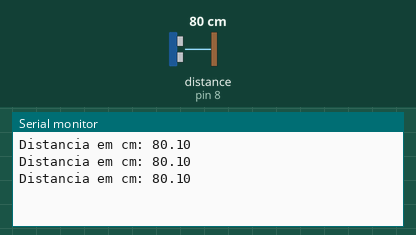
A sketch run on a simulated Arduino Uno, built with avr-gcc and run on an emulated ATmega328P. On the bench: the last lines printed to the serial monitor. Wiring (inferred from the names in the program): ultrasonic range finder: trigger pin 9; echo pin 8. The test bench sets the inputs (shaded band); at power-on: distance to the obstacle (sensor on pin 8) 80 cm. The echo pulse lasts 58.3 µs per cm.

Above: at 1.3 s.
1.4 s: distance to the obstacle (sensor on pin 8) set to 2 cm
At 1.9 s:
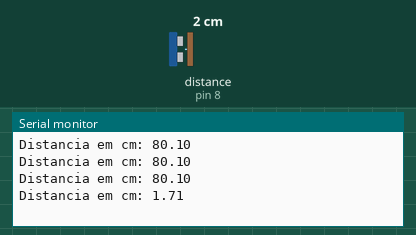
2.9 s: distance to the obstacle (sensor on pin 8) set to 4 cm
At 3.4 s:
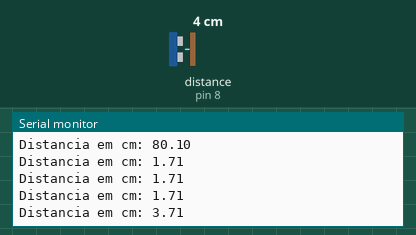
Timing chart, 0 to 5.9 s (numbered marks = the images above; inputs shaded):
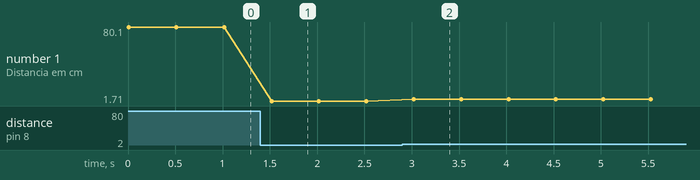

Measured:
- after the input at 1.4 s, the serial monitor: prints a new line after 0.12 s (image 1)
- after the input at 2.9 s, the serial monitor: prints a new line after 0.12 s (image 2)
- plotted number 1: 80.1 → 1.71 after the input at 1.4 s, 1.71 → 3.71 after the input at 2.9 s

The sketch:

ultrassonico.ino
```cpp
const uint8_t pinTrigger = 9;
const uint8_t pinEcho = 8;

void setup()
{
  pinMode(pinTrigger, OUTPUT);
  pinMode(pinEcho, INPUT);


  Serial.begin(9600);
}

// Declaração de funções
static void triggerHC(uint8_t pin);
static float time2Distance(unsigned long time);

void loop()
{
  unsigned long time = 0;
  float distance = 0;

  // Chama a funcao que inicia o sensor
  triggerHC(pinTrigger);

  // Funcao pulseIn do arduino, le o tempo do pulso
  time = pulseIn(pinEcho, HIGH);

  // Funcao para conversao do tempo em cm
  distance = time2Distance(time);
  Serial.print("Distancia em cm: ");
  Serial.println(distance);

  delay(500);

}

// Definicao das funcoes
static void triggerHC(uint8_t pin)
{
  digitalWrite(pin, LOW);
  delayMicroseconds(5);
  digitalWrite(pin, HIGH);
  delayMicroseconds(10);
  digitalWrite(pin, LOW);
}

static float time2Distance(unsigned long time)
{
  return (float)time/58;
}
```
